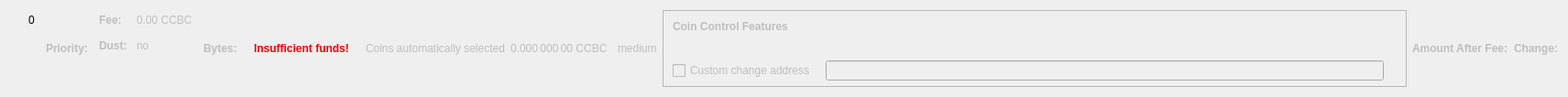
    <widget class="QWidget" name="dummyHideWidget" native="true">
     <property name="maximumSize">
      <size>
       <width>100</width>
       <height>22</height>
      </size>
     </property>
     <layout class="QHBoxLayout" name="dummyHideLayout">
      <item>
       <layout class="QFormLayout" name="formLayoutCoinControl1">
        <property name="horizontalSpacing">
         <number>10</number>
        </property>
        <property name="verticalSpacing">
         <number>14</number>
        </property>
        <property name="leftMargin">
         <number>10</number>
        </property>
        <property name="topMargin">
         <number>4</number>
        </property>
        <property name="rightMargin">
         <number>6</number>
        </property>
        <item row="0" column="1">
         <widget class="QLabel" name="labelCoinControlBytes">
          <property name="cursor">
           <cursorShape>IBeamCursor</cursorShape>
          </property>
          <property name="contextMenuPolicy">
           <enum>Qt::ActionsContextMenu</enum>
          </property>
          <property name="text">
           <string notr="true">0</string>
          </property>
          <property name="textInteractionFlags">
           <set>Qt::LinksAccessibleByMouse|Qt::TextSelectableByKeyboard|Qt::TextSelectableByMouse</set>
          </property>
         </widget>
        </item>
       </layout>
      </item>
      <item>
       <widget class="QLabel" name="labelCoinControlPriorityText">
        <property name="enabled">
         <bool>false</bool>
        </property>
        <property name="font">
         <font>
          <weight>75</weight>
          <bold>true</bold>
         </font>
        </property>
        <property name="text">
         <string>Priority:</string>
        </property>
       </widget>
      </item>
      <item>
       <layout class="QHBoxLayout" name="horizontalLayout"/>
      </item>
      <item>
       <layout class="QFormLayout" name="formLayoutCoinControl3">
        <property name="horizontalSpacing">
         <number>10</number>
        </property>
        <property name="verticalSpacing">
         <number>14</number>
        </property>
        <property name="leftMargin">
         <number>6</number>
        </property>
        <property name="topMargin">
         <number>4</number>
        </property>
        <property name="rightMargin">
         <number>6</number>
        </property>
        <item row="0" column="0">
         <widget class="QLabel" name="labelCoinControlFeeText">
          <property name="enabled">
           <bool>false</bool>
          </property>
          <property name="font">
           <font>
            <weight>75</weight>
            <bold>true</bold>
           </font>
          </property>
          <property name="text">
           <string>Fee:</string>
          </property>
          <property name="margin">
           <number>0</number>
          </property>
         </widget>
        </item>
        <item row="0" column="1">
         <widget class="QLabel" name="labelCoinControlFee">
          <property name="enabled">
           <bool>false</bool>
          </property>
          <property name="cursor">
           <cursorShape>IBeamCursor</cursorShape>
          </property>
          <property name="contextMenuPolicy">
           <enum>Qt::ActionsContextMenu</enum>
          </property>
          <property name="text">
           <string notr="true">0.00 CCBC</string>
          </property>
          <property name="textInteractionFlags">
           <set>Qt::LinksAccessibleByMouse|Qt::TextSelectableByKeyboard|Qt::TextSelectableByMouse</set>
          </property>
         </widget>
        </item>
        <item row="1" column="0">
         <widget class="QLabel" name="labelCoinControlLowOutputText">
          <property name="enabled">
           <bool>false</bool>
          </property>
          <property name="font">
           <font>
            <weight>75</weight>
            <bold>true</bold>
           </font>
          </property>
          <property name="text">
           <string>Dust:</string>
          </property>
         </widget>
        </item>
        <item row="1" column="1">
         <widget class="QLabel" name="labelCoinControlLowOutput">
          <property name="enabled">
           <bool>false</bool>
          </property>
          <property name="cursor">
           <cursorShape>IBeamCursor</cursorShape>
          </property>
          <property name="contextMenuPolicy">
           <enum>Qt::ActionsContextMenu</enum>
          </property>
          <property name="text">
           <string>no</string>
          </property>
          <property name="textInteractionFlags">
           <set>Qt::LinksAccessibleByMouse|Qt::TextSelectableByKeyboard|Qt::TextSelectableByMouse</set>
          </property>
         </widget>
        </item>
       </layout>
      </item>
      <item>
       <widget class="QLabel" name="labelCoinControlBytesText">
        <property name="enabled">
         <bool>false</bool>
        </property>
        <property name="font">
         <font>
          <weight>75</weight>
          <bold>true</bold>
         </font>
        </property>
        <property name="text">
         <string>Bytes:</string>
        </property>
       </widget>
      </item>
      <item>
       <layout class="QFormLayout" name="formLayoutCoinControl2">
        <property name="horizontalSpacing">
         <number>10</number>
        </property>
        <property name="verticalSpacing">
         <number>14</number>
        </property>
        <property name="leftMargin">
         <number>6</number>
        </property>
        <property name="topMargin">
         <number>4</number>
        </property>
        <property name="rightMargin">
         <number>6</number>
        </property>
       </layout>
      </item>
      <item>
       <layout class="QHBoxLayout" name="horizontalLayoutCoinControl2">
        <property name="spacing">
         <number>8</number>
        </property>
        <property name="bottomMargin">
         <number>10</number>
        </property>
       </layout>
      </item>
      <item>
       <widget class="QLabel" name="labelCoinControlInsuffFunds">
        <property name="enabled">
         <bool>false</bool>
        </property>
        <property name="minimumSize">
         <size>
          <width>0</width>
          <height>0</height>
         </size>
        </property>
        <property name="font">
         <font>
          <weight>75</weight>
          <bold>true</bold>
         </font>
        </property>
        <property name="styleSheet">
         <string notr="true">color:red;font-weight:bold;</string>
        </property>
        <property name="text">
         <string>Insufficient funds!</string>
        </property>
        <property name="margin">
         <number>5</number>
        </property>
       </widget>
      </item>
      <item>
       <layout class="QFormLayout" name="formLayoutCoinControl4">
        <property name="horizontalSpacing">
         <number>10</number>
        </property>
        <property name="verticalSpacing">
         <number>14</number>
        </property>
        <property name="leftMargin">
         <number>6</number>
        </property>
        <property name="topMargin">
         <number>4</number>
        </property>
        <property name="rightMargin">
         <number>6</number>
        </property>
       </layout>
      </item>
      <item>
       <widget class="QLabel" name="labelCoinControlAutomaticallySelected">
        <property name="enabled">
         <bool>false</bool>
        </property>
        <property name="sizePolicy">
         <sizepolicy hsizetype="Fixed" vsizetype="Fixed">
          <horstretch>0</horstretch>
          <verstretch>0</verstretch>
         </sizepolicy>
        </property>
        <property name="minimumSize">
         <size>
          <width>0</width>
          <height>0</height>
         </size>
        </property>
        <property name="maximumSize">
         <size>
          <width>240</width>
          <height>16777215</height>
         </size>
        </property>
        <property name="text">
         <string>Coins automatically selected</string>
        </property>
        <property name="margin">
         <number>5</number>
        </property>
       </widget>
      </item>
      <item>
       <widget class="QLabel" name="labelCoinControlChange">
        <property name="enabled">
         <bool>false</bool>
        </property>
        <property name="sizePolicy">
         <sizepolicy hsizetype="Fixed" vsizetype="Fixed">
          <horstretch>0</horstretch>
          <verstretch>0</verstretch>
         </sizepolicy>
        </property>
        <property name="minimumSize">
         <size>
          <width>111</width>
          <height>0</height>
         </size>
        </property>
        <property name="maximumSize">
         <size>
          <width>111</width>
          <height>16777215</height>
         </size>
        </property>
        <property name="cursor">
         <cursorShape>IBeamCursor</cursorShape>
        </property>
        <property name="contextMenuPolicy">
         <enum>Qt::ActionsContextMenu</enum>
        </property>
        <property name="text">
         <string notr="true">0.000 000 00 CCBC</string>
        </property>
        <property name="textInteractionFlags">
         <set>Qt::LinksAccessibleByMouse|Qt::TextSelectableByKeyboard|Qt::TextSelectableByMouse</set>
        </property>
       </widget>
      </item>
      <item>
       <widget class="QLabel" name="labelCoinControlPriority">
        <property name="enabled">
         <bool>false</bool>
        </property>
        <property name="cursor">
         <cursorShape>IBeamCursor</cursorShape>
        </property>
        <property name="contextMenuPolicy">
         <enum>Qt::ActionsContextMenu</enum>
        </property>
        <property name="text">
         <string>medium</string>
        </property>
        <property name="textInteractionFlags">
         <set>Qt::LinksAccessibleByMouse|Qt::TextSelectableByKeyboard|Qt::TextSelectableByMouse</set>
        </property>
       </widget>
      </item>
      <item>
       <widget class="QFrame" name="frameCoinControl">
        <property name="sizePolicy">
         <sizepolicy hsizetype="Expanding" vsizetype="Expanding">
          <horstretch>0</horstretch>
          <verstretch>0</verstretch>
         </sizepolicy>
        </property>
        <property name="maximumSize">
         <size>
          <width>16777215</width>
          <height>16777215</height>
         </size>
        </property>
        <property name="frameShape">
         <enum>QFrame::StyledPanel</enum>
        </property>
        <property name="frameShadow">
         <enum>QFrame::Sunken</enum>
        </property>
        <layout class="QVBoxLayout" name="verticalLayoutCoinControl2_2">
         <property name="spacing">
          <number>0</number>
         </property>
         <property name="leftMargin">
          <number>0</number>
         </property>
         <property name="topMargin">
          <number>0</number>
         </property>
         <property name="rightMargin">
          <number>0</number>
         </property>
         <property name="bottomMargin">
          <number>6</number>
         </property>
         <item>
          <layout class="QVBoxLayout" name="verticalLayoutCoinControl" stretch="0,0,0,1">
           <property name="spacing">
            <number>0</number>
           </property>
           <property name="leftMargin">
            <number>10</number>
           </property>
           <property name="topMargin">
            <number>10</number>
           </property>
           <item>
            <layout class="QHBoxLayout" name="horizontalLayoutCoinControl1">
             <property name="bottomMargin">
              <number>15</number>
             </property>
             <item>
              <widget class="QLabel" name="labelCoinControlFeatures">
               <property name="enabled">
                <bool>false</bool>
               </property>
               <property name="sizePolicy">
                <sizepolicy hsizetype="Preferred" vsizetype="Maximum">
                 <horstretch>0</horstretch>
                 <verstretch>0</verstretch>
                </sizepolicy>
               </property>
               <property name="font">
                <font>
                 <weight>75</weight>
                 <bold>true</bold>
                </font>
               </property>
               <property name="styleSheet">
                <string notr="true">font-weight:bold;</string>
               </property>
               <property name="text">
                <string>Coin Control Features</string>
               </property>
              </widget>
             </item>
            </layout>
           </item>
           <item>
            <widget class="QWidget" name="widgetCoinControl" native="true">
             <property name="sizePolicy">
              <sizepolicy hsizetype="Preferred" vsizetype="Preferred">
               <horstretch>0</horstretch>
               <verstretch>0</verstretch>
              </sizepolicy>
             </property>
             <property name="minimumSize">
              <size>
               <width>0</width>
               <height>0</height>
              </size>
             </property>
             <property name="styleSheet">
              <string notr="true"/>
             </property>
             <layout class="QHBoxLayout" name="horizontalLayoutCoinControl5_2">
              <property name="leftMargin">
               <number>0</number>
              </property>
              <property name="topMargin">
               <number>0</number>
              </property>
              <property name="rightMargin">
               <number>0</number>
              </property>
              <property name="bottomMargin">
               <number>0</number>
              </property>
              <item>
               <layout class="QHBoxLayout" name="horizontalLayoutCoinControl3">
                <property name="spacing">
                 <number>20</number>
                </property>
                <property name="topMargin">
                 <number>0</number>
                </property>
                <property name="bottomMargin">
                 <number>10</number>
                </property>
               </layout>
              </item>
             </layout>
            </widget>
           </item>
           <item>
            <layout class="QHBoxLayout" name="horizontalLayoutCoinControl4" stretch="0,0,0">
             <property name="spacing">
              <number>12</number>
             </property>
             <property name="sizeConstraint">
              <enum>QLayout::SetDefaultConstraint</enum>
             </property>
             <property name="topMargin">
              <number>5</number>
             </property>
             <property name="rightMargin">
              <number>5</number>
             </property>
             <item>
              <widget class="QCheckBox" name="checkBoxCoinControlChange">
               <property name="enabled">
                <bool>false</bool>
               </property>
               <property name="toolTip">
                <string>If this is activated, but the change address is empty or invalid, change will be sent to a newly generated address.</string>
               </property>
               <property name="text">
                <string>Custom change address</string>
               </property>
              </widget>
             </item>
             <item>
              <widget class="QValidatedLineEdit" name="lineEditCoinControlChange">
               <property name="enabled">
                <bool>false</bool>
               </property>
               <property name="sizePolicy">
                <sizepolicy hsizetype="Expanding" vsizetype="Fixed">
                 <horstretch>0</horstretch>
                 <verstretch>0</verstretch>
                </sizepolicy>
               </property>
              </widget>
             </item>
             <item>
              <widget class="QLabel" name="labelCoinControlChangeLabel_2">
               <property name="sizePolicy">
                <sizepolicy hsizetype="Preferred" vsizetype="Expanding">
                 <horstretch>0</horstretch>
                 <verstretch>0</verstretch>
                </sizepolicy>
               </property>
               <property name="minimumSize">
                <size>
                 <width>0</width>
                 <height>0</height>
                </size>
               </property>
               <property name="text">
                <string/>
               </property>
               <property name="margin">
                <number>3</number>
               </property>
              </widget>
             </item>
            </layout>
           </item>
           <item>
            <spacer name="verticalSpacerCoinControl">
             <property name="orientation">
              <enum>Qt::Vertical</enum>
             </property>
             <property name="sizeHint" stdset="0">
              <size>
               <width>800</width>
               <height>1</height>
              </size>
             </property>
            </spacer>
           </item>
          </layout>
         </item>
        </layout>
       </widget>
      </item>
      <item>
       <widget class="QLabel" name="labelCoinControlAfterFeeText">
        <property name="enabled">
         <bool>false</bool>
        </property>
        <property name="minimumSize">
         <size>
          <width>0</width>
          <height>0</height>
         </size>
        </property>
        <property name="maximumSize">
         <size>
          <width>16777215</width>
          <height>16777215</height>
         </size>
        </property>
        <property name="font">
         <font>
          <weight>75</weight>
          <bold>true</bold>
         </font>
        </property>
        <property name="text">
         <string>Amount After Fee:</string>
        </property>
        <property name="alignment">
         <set>Qt::AlignLeading|Qt::AlignLeft|Qt::AlignVCenter</set>
        </property>
        <property name="margin">
         <number>0</number>
        </property>
       </widget>
      </item>
      <item>
       <widget class="QLabel" name="labelCoinControlChangeText">
        <property name="enabled">
         <bool>false</bool>
        </property>
        <property name="sizePolicy">
         <sizepolicy hsizetype="Preferred" vsizetype="Preferred">
          <horstretch>0</horstretch>
          <verstretch>0</verstretch>
         </sizepolicy>
        </property>
        <property name="minimumSize">
         <size>
          <width>0</width>
          <height>0</height>
         </size>
        </property>
        <property name="maximumSize">
         <size>
          <width>16777215</width>
          <height>16777215</height>
         </size>
        </property>
        <property name="font">
         <font>
          <weight>75</weight>
          <bold>true</bold>
         </font>
        </property>
        <property name="text">
         <string>Change:</string>
        </property>
        <property name="alignment">
         <set>Qt::AlignLeading|Qt::AlignLeft|Qt::AlignVCenter</set>
        </property>
       </widget>
      </item>
     </layout>
    </widget>
